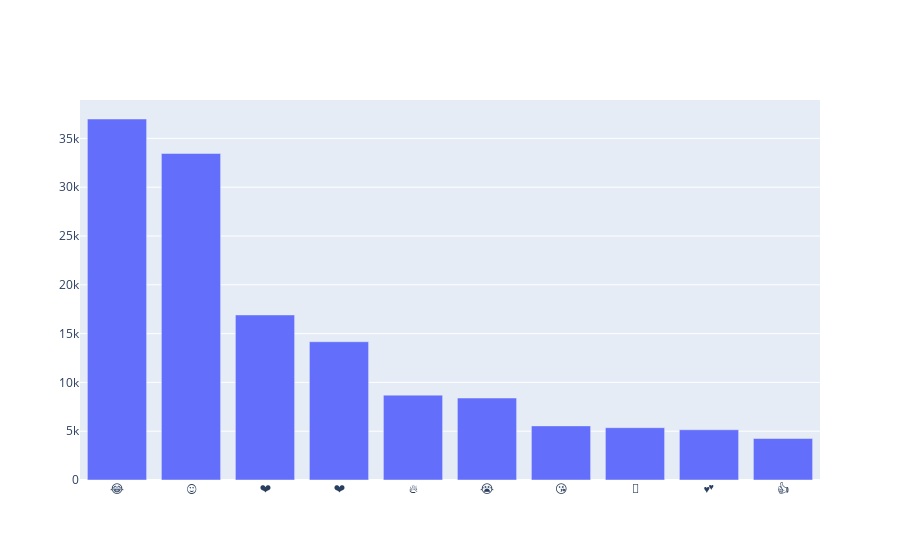

Notebook cell for this chart:
### Code cell
iplot([go.Bar(x=emojis, y=counts)])

### Figure 1 — Plotly figure (JSON) as saved in the notebook; plotly's stock layout.template omitted (floating-point values rounded to 4 significant figures)
{"data": [{"type": "bar", "x": ["😂", "😍", "❤️", "❤", "🔥", "😭", "😘", "💖", "💕", "👍"], "y": [36987, 33453, 16911, 14167, 8694, 8398, 5545, 5359, 5147, 4251]}], "layout": {}}
